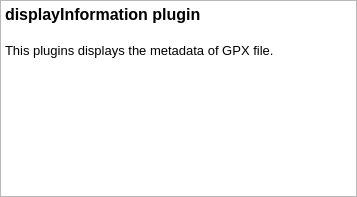
<?xml version="1.0" encoding="UTF-8"?>
<ui version="4.0">
 <class>DisplayInformationHelp</class>
 <widget class="QTextBrowser" name="DisplayInformationHelp">
  <property name="geometry">
   <rect>
    <x>0</x>
    <y>0</y>
    <width>357</width>
    <height>197</height>
   </rect>
  </property>
  <property name="html">
   <string>&lt;!DOCTYPE HTML PUBLIC &quot;-//W3C//DTD HTML 4.0//EN&quot; &quot;http://www.w3.org/TR/REC-html40/strict.dtd&quot;&gt;
&lt;html&gt;&lt;head&gt;&lt;meta name=&quot;qrichtext&quot; content=&quot;1&quot; /&gt;&lt;style type=&quot;text/css&quot;&gt;
p, li { white-space: pre-wrap; }
&lt;/style&gt;&lt;/head&gt;&lt;body style=&quot; font-family:'Sans'; font-size:10pt; font-weight:400; font-style:normal;&quot;&gt;
&lt;table border=&quot;0&quot; style=&quot;-qt-table-type: root; margin-top:4px; margin-bottom:4px; margin-left:4px; margin-right:4px;&quot;&gt;
&lt;tr&gt;
&lt;td style=&quot;border: none;&quot;&gt;
&lt;p style=&quot; margin-top:0px; margin-bottom:0px; margin-left:0px; margin-right:0px; -qt-block-indent:0; text-indent:0px;&quot;&gt;&lt;span style=&quot; font-size:12pt; font-weight:600;&quot;&gt;displayInformation plugin&lt;/span&gt;&lt;/p&gt;
&lt;p style=&quot;-qt-paragraph-type:empty; margin-top:0px; margin-bottom:0px; margin-left:0px; margin-right:0px; -qt-block-indent:0; text-indent:0px; font-size:12pt; font-weight:600;&quot;&gt;&lt;/p&gt;
&lt;p style=&quot; margin-top:0px; margin-bottom:0px; margin-left:0px; margin-right:0px; -qt-block-indent:0; text-indent:0px;&quot;&gt;This plugins displays the metadata of GPX file.&lt;/p&gt;
&lt;p style=&quot;-qt-paragraph-type:empty; margin-top:0px; margin-bottom:0px; margin-left:0px; margin-right:0px; -qt-block-indent:0; text-indent:0px; font-size:12pt; font-weight:600;&quot;&gt;&lt;/p&gt;&lt;/td&gt;&lt;/tr&gt;&lt;/table&gt;&lt;/body&gt;&lt;/html&gt;</string>
  </property>
 </widget>
 <resources/>
 <connections/>
</ui>
